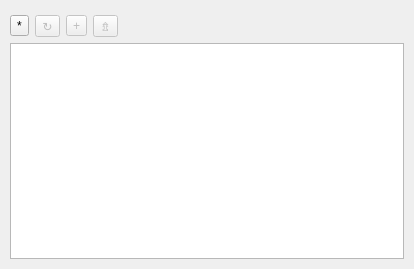
<?xml version="1.0" encoding="UTF-8"?>
<ui version="4.0">
 <class>GiscubeAdminDockWidgetBase</class>
 <widget class="QDockWidget" name="GiscubeAdminDockWidgetBase">
  <property name="geometry">
   <rect>
    <x>0</x>
    <y>0</y>
    <width>414</width>
    <height>269</height>
   </rect>
  </property>
  <property name="sizePolicy">
   <sizepolicy hsizetype="Minimum" vsizetype="Minimum">
    <horstretch>0</horstretch>
    <verstretch>0</verstretch>
   </sizepolicy>
  </property>
  <property name="windowTitle">
   <string>Giscube Admin</string>
  </property>
  <widget class="QWidget" name="dockWidgetContents">
   <property name="sizePolicy">
    <sizepolicy hsizetype="Minimum" vsizetype="Minimum">
     <horstretch>0</horstretch>
     <verstretch>0</verstretch>
    </sizepolicy>
   </property>
   <layout class="QVBoxLayout" name="verticalLayout_2" stretch="0,0">
    <property name="spacing">
     <number>6</number>
    </property>
    <property name="leftMargin">
     <number>10</number>
    </property>
    <property name="topMargin">
     <number>15</number>
    </property>
    <property name="rightMargin">
     <number>10</number>
    </property>
    <property name="bottomMargin">
     <number>10</number>
    </property>
    <item>
     <layout class="QHBoxLayout" name="horizontalLayout">
      <item>
       <widget class="QToolButton" name="new_server">
        <property name="toolTip">
         <string>New server</string>
        </property>
        <property name="text">
         <string>*</string>
        </property>
        <property name="toolButtonStyle">
         <enum>Qt::ToolButtonIconOnly</enum>
        </property>
       </widget>
      </item>
      <item>
       <widget class="QToolButton" name="refresh">
        <property name="enabled">
         <bool>false</bool>
        </property>
        <property name="toolTip">
         <string>Refresh projects</string>
        </property>
        <property name="text">
         <string>↻</string>
        </property>
       </widget>
      </item>
      <item>
       <widget class="QToolButton" name="new_project">
        <property name="enabled">
         <bool>false</bool>
        </property>
        <property name="toolTip">
         <string>New project</string>
        </property>
        <property name="text">
         <string>+</string>
        </property>
       </widget>
      </item>
      <item>
       <widget class="QToolButton" name="publish">
        <property name="enabled">
         <bool>false</bool>
        </property>
        <property name="toolTip">
         <string>Publish project</string>
        </property>
        <property name="text">
         <string>⇯</string>
        </property>
       </widget>
      </item>
      <item>
       <spacer name="horizontalSpacer">
        <property name="orientation">
         <enum>Qt::Horizontal</enum>
        </property>
        <property name="sizeHint" stdset="0">
         <size>
          <width>40</width>
          <height>20</height>
         </size>
        </property>
       </spacer>
      </item>
     </layout>
    </item>
    <item>
     <widget class="QTreeWidget" name="servers">
      <attribute name="headerVisible">
       <bool>false</bool>
      </attribute>
      <column>
       <property name="text">
        <string>object</string>
       </property>
      </column>
     </widget>
    </item>
   </layout>
  </widget>
 </widget>
 <resources/>
 <connections/>
</ui>
